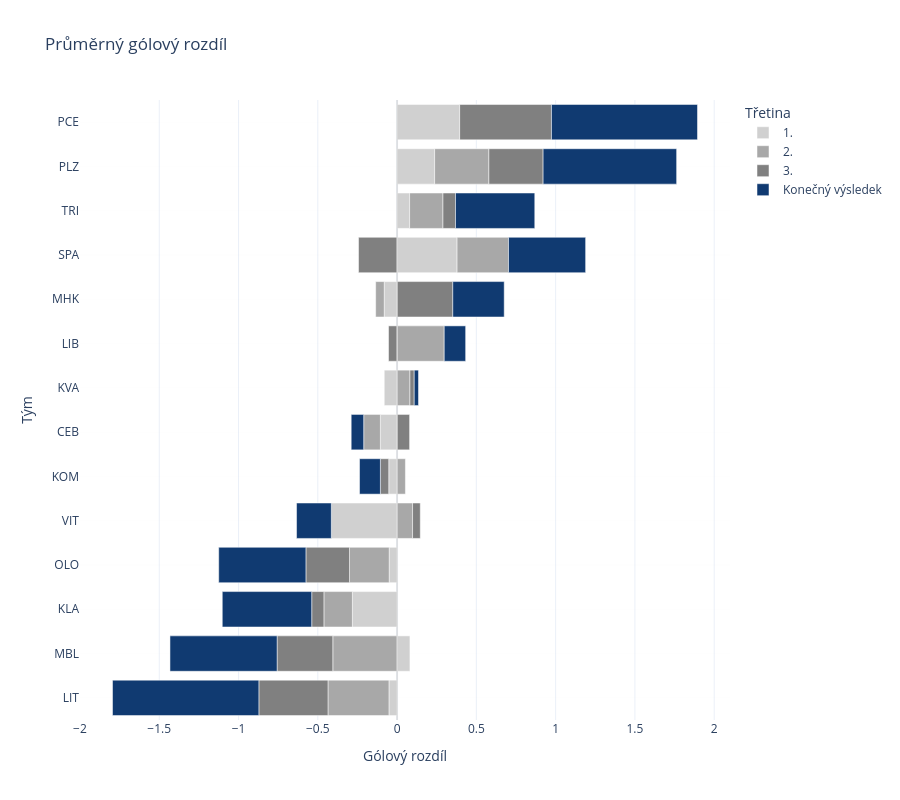

Notebook cell for this chart:
### Code cell
fig = px.bar(
    team_period,
    x="gdiff",
    y="team",
    color="period_label",
    orientation="h",
    title="Průměrný gólový rozdíl",
    color_discrete_map=COLOR_MAP,
    labels={
        "period_label": "Třetina",
        "gdiff": "Gólový rozdíl",
        "team": "Tým",
    },
)

fig.update_layout(
    xaxis_title="Gólový rozdíl",
    yaxis_title="Tým",
    height=800,
)

fig.add_vline(x=0, line_width=1, line_color="lightgray")

order = (
    team_period[team_period["period"] == "F"]
    .sort_values("gdiff")["team"]
)

fig.update_yaxes(
    categoryorder="array", 
    categoryarray=order,
    showgrid=True,
    gridwidth=0.1,
    gridcolor="rgba(0,0,0,0.1)",
                )

fig.show()

### Figure 1 — Plotly figure (JSON) as saved in the notebook; plotly's stock layout.template omitted (floating-point values rounded to 4 significant figures)
{"data": [{"alignmentgroup": "True", "hovertemplate": "Třetina=1.<br>Gólový rozdíl=%{x}<br>Tým=%{y}<extra></extra>", "legendgroup": "1.", "marker": {"color": "#d0d0d0", "pattern": {"shape": ""}}, "name": "1.", "offsetgroup": "1.", "orientation": "h", "showlegend": true, "textposition": "auto", "type": "bar", "x": [-0.1053, -0.2821, -0.05263, -0.08108, 0, -0.05128, 0.08108, -0.08108, -0.05, 0.3947, 0.2368, 0.3784, 0.07895, -0.4146], "xaxis": "x", "y": ["CEB", "KLA", "KOM", "KVA", "LIB", "LIT", "MBL", "MHK", "OLO", "PCE", "PLZ", "SPA", "TRI", "VIT"], "yaxis": "y"}, {"alignmentgroup": "True", "hovertemplate": "Třetina=2.<br>Gólový rozdíl=%{x}<br>Tým=%{y}<extra></extra>", "legendgroup": "2.", "marker": {"color": "#a8a8a8", "pattern": {"shape": ""}}, "name": "2.", "offsetgroup": "2.", "orientation": "h", "showlegend": true, "textposition": "auto", "type": "bar", "x": [-0.1053, -0.1795, 0.05263, 0.08108, 0.2973, -0.3846, -0.4054, -0.05405, -0.25, 0, 0.3421, 0.3243, 0.2105, 0.09756], "xaxis": "x", "y": ["CEB", "KLA", "KOM", "KVA", "LIB", "LIT", "MBL", "MHK", "OLO", "PCE", "PLZ", "SPA", "TRI", "VIT"], "yaxis": "y"}, {"alignmentgroup": "True", "hovertemplate": "Třetina=3.<br>Gólový rozdíl=%{x}<br>Tým=%{y}<extra></extra>", "legendgroup": "3.", "marker": {"color": "#808080", "pattern": {"shape": ""}}, "name": "3.", "offsetgroup": "3.", "orientation": "h", "showlegend": true, "textposition": "auto", "type": "bar", "x": [0.07895, -0.07692, -0.05263, 0.02703, -0.05405, -0.4359, -0.3514, 0.3514, -0.275, 0.5789, 0.3421, -0.2432, 0.07895, 0.04878], "xaxis": "x", "y": ["CEB", "KLA", "KOM", "KVA", "LIB", "LIT", "MBL", "MHK", "OLO", "PCE", "PLZ", "SPA", "TRI", "VIT"], "yaxis": "y"}, {"alignmentgroup": "True", "hovertemplate": "Třetina=Konečný výsledek<br>Gólový rozdíl=%{x}<br>Tým=%{y}<extra></extra>", "legendgroup": "Konečný výsledek", "marker": {"color": "#103A71", "pattern": {"shape": ""}}, "name": "Konečný výsledek", "offsetgroup": "Konečný výsledek", "orientation": "h", "showlegend": true, "textposition": "auto", "type": "bar", "x": [-0.07895, -0.5641, -0.1316, 0.02703, 0.1351, -0.9231, -0.6757, 0.3243, -0.55, 0.9211, 0.8421, 0.4865, 0.5, -0.2195], "xaxis": "x", "y": ["CEB", "KLA", "KOM", "KVA", "LIB", "LIT", "MBL", "MHK", "OLO", "PCE", "PLZ", "SPA", "TRI", "VIT"], "yaxis": "y"}], "layout": {"barmode": "relative", "height": 800, "legend": {"title": {"text": "Třetina"}, "tracegroupgap": 0}, "shapes": [{"line": {"color": "lightgray", "width": 1}, "type": "line", "x0": 0, "x1": 0, "xref": "x", "y0": 0, "y1": 1, "yref": "y domain"}], "title": {"text": "Průměrný gólový rozdíl"}, "xaxis": {"anchor": "y", "domain": [0, 1], "title": {"text": "Gólový rozdíl"}}, "yaxis": {"anchor": "x", "categoryarray": ["LIT", "MBL", "KLA", "OLO", "VIT", "KOM", "CEB", "KVA", "LIB", "MHK", "SPA", "TRI", "PLZ", "PCE"], "categoryorder": "array", "domain": [0, 1], "gridcolor": "rgba(0,0,0,0.1)", "gridwidth": 0.1, "showgrid": true, "title": {"text": "Tým"}}}}
